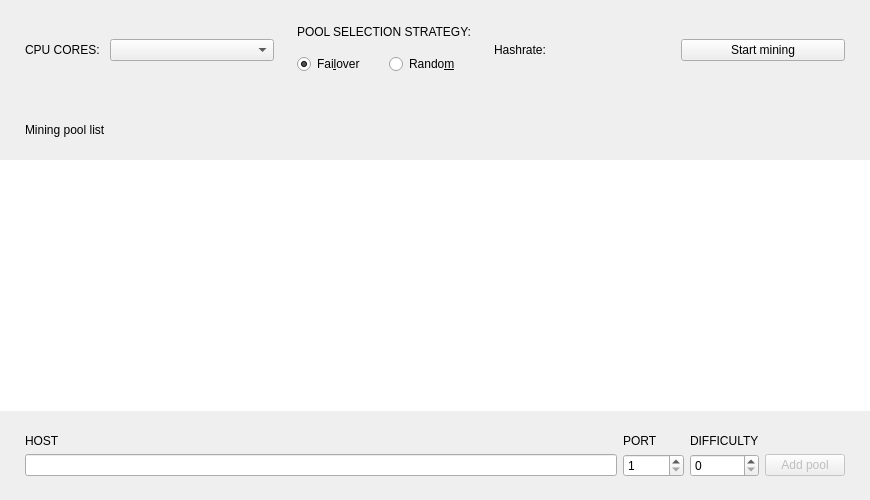
<?xml version="1.0" encoding="UTF-8"?>
<ui version="4.0">
 <class>MiningFrame</class>
 <widget class="QFrame" name="MiningFrame">
  <property name="geometry">
   <rect>
    <x>0</x>
    <y>0</y>
    <width>870</width>
    <height>500</height>
   </rect>
  </property>
  <property name="windowTitle">
   <string>Frame</string>
  </property>
  <property name="frameShape">
   <enum>QFrame::NoFrame</enum>
  </property>
  <property name="frameShadow">
   <enum>QFrame::Raised</enum>
  </property>
  <layout class="QVBoxLayout" name="verticalLayout">
   <property name="spacing">
    <number>0</number>
   </property>
   <property name="leftMargin">
    <number>0</number>
   </property>
   <property name="topMargin">
    <number>0</number>
   </property>
   <property name="rightMargin">
    <number>0</number>
   </property>
   <property name="bottomMargin">
    <number>0</number>
   </property>
   <item>
    <widget class="QFrame" name="m_miningManageFrame">
     <property name="minimumSize">
      <size>
       <width>0</width>
       <height>100</height>
      </size>
     </property>
     <property name="maximumSize">
      <size>
       <width>16777215</width>
       <height>100</height>
      </size>
     </property>
     <property name="frameShape">
      <enum>QFrame::NoFrame</enum>
     </property>
     <property name="frameShadow">
      <enum>QFrame::Raised</enum>
     </property>
     <layout class="QHBoxLayout" name="horizontalLayout">
      <property name="spacing">
       <number>10</number>
      </property>
      <property name="leftMargin">
       <number>25</number>
      </property>
      <property name="topMargin">
       <number>20</number>
      </property>
      <property name="rightMargin">
       <number>25</number>
      </property>
      <property name="bottomMargin">
       <number>20</number>
      </property>
      <item>
       <widget class="QLabel" name="label">
        <property name="sizePolicy">
         <sizepolicy hsizetype="Fixed" vsizetype="Fixed">
          <horstretch>0</horstretch>
          <verstretch>0</verstretch>
         </sizepolicy>
        </property>
        <property name="text">
         <string>CPU CORES:</string>
        </property>
       </widget>
      </item>
      <item>
       <widget class="QComboBox" name="m_cpuCoresCombo"/>
      </item>
      <item>
       <spacer name="horizontalSpacer_2">
        <property name="orientation">
         <enum>Qt::Horizontal</enum>
        </property>
        <property name="sizeType">
         <enum>QSizePolicy::Fixed</enum>
        </property>
        <property name="sizeHint" stdset="0">
         <size>
          <width>13</width>
          <height>20</height>
         </size>
        </property>
       </spacer>
      </item>
      <item>
       <layout class="QVBoxLayout" name="verticalLayout_2">
        <item>
         <widget class="QLabel" name="label_2">
          <property name="sizePolicy">
           <sizepolicy hsizetype="Fixed" vsizetype="Fixed">
            <horstretch>0</horstretch>
            <verstretch>0</verstretch>
           </sizepolicy>
          </property>
          <property name="text">
           <string>POOL SELECTION STRATEGY:</string>
          </property>
         </widget>
        </item>
        <item>
         <layout class="QHBoxLayout" name="horizontalLayout_4">
          <item>
           <widget class="QRadioButton" name="m_failoverStrategyRadio">
            <property name="toolTip">
             <string>Starts mining on the first pool. If it fails chooses the next one.</string>
            </property>
            <property name="text">
             <string>Fai&amp;lover</string>
            </property>
            <property name="checked">
             <bool>true</bool>
            </property>
            <attribute name="buttonGroup">
             <string notr="true">m_poolSelectionStrategyButtonGroup</string>
            </attribute>
           </widget>
          </item>
          <item>
           <widget class="QRadioButton" name="m_randomStrategyRadio">
            <property name="toolTip">
             <string>Chooses random pool from the pool list.</string>
            </property>
            <property name="text">
             <string>Rando&amp;m</string>
            </property>
            <attribute name="buttonGroup">
             <string notr="true">m_poolSelectionStrategyButtonGroup</string>
            </attribute>
           </widget>
          </item>
         </layout>
        </item>
       </layout>
      </item>
      <item>
       <spacer name="horizontalSpacer">
        <property name="orientation">
         <enum>Qt::Horizontal</enum>
        </property>
        <property name="sizeType">
         <enum>QSizePolicy::Fixed</enum>
        </property>
        <property name="sizeHint" stdset="0">
         <size>
          <width>13</width>
          <height>20</height>
         </size>
        </property>
       </spacer>
      </item>
      <item>
       <widget class="QFrame" name="m_hashRateFrame">
        <layout class="QGridLayout" name="gridLayout_2">
         <property name="leftMargin">
          <number>0</number>
         </property>
         <property name="topMargin">
          <number>0</number>
         </property>
         <property name="rightMargin">
          <number>0</number>
         </property>
         <property name="bottomMargin">
          <number>0</number>
         </property>
         <property name="spacing">
          <number>5</number>
         </property>
         <item row="2" column="0">
          <spacer name="verticalSpacer_2">
           <property name="orientation">
            <enum>Qt::Vertical</enum>
           </property>
           <property name="sizeHint" stdset="0">
            <size>
             <width>20</width>
             <height>40</height>
            </size>
           </property>
          </spacer>
         </item>
         <item row="1" column="1" alignment="Qt::AlignLeft">
          <widget class="QLabel" name="m_hashrateLabel">
           <property name="minimumSize">
            <size>
             <width>0</width>
             <height>0</height>
            </size>
           </property>
           <property name="text">
            <string/>
           </property>
          </widget>
         </item>
         <item row="0" column="0">
          <spacer name="verticalSpacer">
           <property name="orientation">
            <enum>Qt::Vertical</enum>
           </property>
           <property name="sizeHint" stdset="0">
            <size>
             <width>20</width>
             <height>40</height>
            </size>
           </property>
          </spacer>
         </item>
         <item row="1" column="0">
          <widget class="QLabel" name="label_7">
           <property name="text">
            <string>Hashrate:</string>
           </property>
           <property name="indent">
            <number>0</number>
           </property>
          </widget>
         </item>
        </layout>
       </widget>
      </item>
      <item>
       <spacer name="horizontalSpacer_3">
        <property name="orientation">
         <enum>Qt::Horizontal</enum>
        </property>
        <property name="sizeType">
         <enum>QSizePolicy::Fixed</enum>
        </property>
        <property name="sizeHint" stdset="0">
         <size>
          <width>13</width>
          <height>20</height>
         </size>
        </property>
       </spacer>
      </item>
      <item>
       <widget class="QPushButton" name="m_startMiningButton">
        <property name="sizePolicy">
         <sizepolicy hsizetype="Fixed" vsizetype="Fixed">
          <horstretch>0</horstretch>
          <verstretch>0</verstretch>
         </sizepolicy>
        </property>
        <property name="minimumSize">
         <size>
          <width>100</width>
          <height>0</height>
         </size>
        </property>
        <property name="maximumSize">
         <size>
          <width>190</width>
          <height>16777215</height>
         </size>
        </property>
        <property name="text">
         <string>Start mining</string>
        </property>
        <property name="checkable">
         <bool>true</bool>
        </property>
       </widget>
      </item>
     </layout>
    </widget>
   </item>
   <item>
    <layout class="QHBoxLayout" name="horizontalLayout_2">
     <property name="leftMargin">
      <number>25</number>
     </property>
     <property name="topMargin">
      <number>20</number>
     </property>
     <property name="rightMargin">
      <number>25</number>
     </property>
     <property name="bottomMargin">
      <number>20</number>
     </property>
     <item>
      <widget class="QLabel" name="label_6">
       <property name="text">
        <string>Mining pool list</string>
       </property>
      </widget>
     </item>
     <item>
      <spacer name="horizontalSpacer_5">
       <property name="orientation">
        <enum>Qt::Horizontal</enum>
       </property>
       <property name="sizeHint" stdset="0">
        <size>
         <width>40</width>
         <height>20</height>
        </size>
       </property>
      </spacer>
     </item>
    </layout>
   </item>
   <item>
    <widget class="WalletGUI::PoolTreeView" name="m_poolView">
     <property name="focusPolicy">
      <enum>Qt::NoFocus</enum>
     </property>
     <property name="frameShape">
      <enum>QFrame::NoFrame</enum>
     </property>
     <property name="sizeAdjustPolicy">
      <enum>QAbstractScrollArea::AdjustToContents</enum>
     </property>
     <property name="showDropIndicator" stdset="0">
      <bool>false</bool>
     </property>
     <property name="dragEnabled">
      <bool>false</bool>
     </property>
     <property name="dragDropOverwriteMode">
      <bool>false</bool>
     </property>
     <property name="dragDropMode">
      <enum>QAbstractItemView::InternalMove</enum>
     </property>
     <property name="defaultDropAction">
      <enum>Qt::MoveAction</enum>
     </property>
     <property name="selectionMode">
      <enum>QAbstractItemView::SingleSelection</enum>
     </property>
     <property name="selectionBehavior">
      <enum>QAbstractItemView::SelectRows</enum>
     </property>
     <property name="verticalScrollMode">
      <enum>QAbstractItemView::ScrollPerPixel</enum>
     </property>
     <attribute name="verticalHeaderVisible">
      <bool>false</bool>
     </attribute>
    </widget>
   </item>
   <item>
    <widget class="QFrame" name="m_addPoolFrame">
     <property name="frameShape">
      <enum>QFrame::NoFrame</enum>
     </property>
     <property name="frameShadow">
      <enum>QFrame::Raised</enum>
     </property>
     <layout class="QGridLayout" name="gridLayout">
      <property name="leftMargin">
       <number>25</number>
      </property>
      <property name="topMargin">
       <number>23</number>
      </property>
      <property name="rightMargin">
       <number>25</number>
      </property>
      <property name="bottomMargin">
       <number>23</number>
      </property>
      <item row="0" column="0">
       <widget class="QLabel" name="label_3">
        <property name="text">
         <string>HOST</string>
        </property>
        <property name="indent">
         <number>0</number>
        </property>
       </widget>
      </item>
      <item row="0" column="1">
       <widget class="QLabel" name="label_4">
        <property name="text">
         <string>PORT</string>
        </property>
        <property name="indent">
         <number>0</number>
        </property>
       </widget>
      </item>
      <item row="0" column="2">
       <widget class="QLabel" name="label_5">
        <property name="text">
         <string>DIFFICULTY</string>
        </property>
        <property name="indent">
         <number>0</number>
        </property>
       </widget>
      </item>
      <item row="1" column="0">
       <widget class="QLineEdit" name="m_newPoolHostEdit">
        <property name="placeholderText">
         <string/>
        </property>
       </widget>
      </item>
      <item row="1" column="1">
       <widget class="QSpinBox" name="m_newPoolPortSpin">
        <property name="specialValueText">
         <string/>
        </property>
        <property name="minimum">
         <number>1</number>
        </property>
        <property name="maximum">
         <number>65535</number>
        </property>
        <property name="value">
         <number>1</number>
        </property>
       </widget>
      </item>
      <item row="1" column="2">
       <widget class="QSpinBox" name="m_difficultySpin">
        <property name="specialValueText">
         <string/>
        </property>
        <property name="maximum">
         <number>999999999</number>
        </property>
        <property name="singleStep">
         <number>1000</number>
        </property>
       </widget>
      </item>
      <item row="1" column="3">
       <widget class="QPushButton" name="m_addPoolButton">
        <property name="enabled">
         <bool>false</bool>
        </property>
        <property name="minimumSize">
         <size>
          <width>80</width>
          <height>0</height>
         </size>
        </property>
        <property name="maximumSize">
         <size>
          <width>80</width>
          <height>16777215</height>
         </size>
        </property>
        <property name="text">
         <string>Add pool</string>
        </property>
       </widget>
      </item>
     </layout>
    </widget>
   </item>
  </layout>
 </widget>
 <customwidgets>
  <customwidget>
   <class>WalletGUI::PoolTreeView</class>
   <extends>QTableView</extends>
   <header>Miner/PoolTreeView.h</header>
  </customwidget>
 </customwidgets>
 <resources/>
 <connections>
  <connection>
   <sender>m_poolSelectionStrategyButtonGroup</sender>
   <signal>buttonToggled(QAbstractButton*,bool)</signal>
   <receiver>MiningFrame</receiver>
   <slot>schedulePolicyChanged(QAbstractButton*,bool)</slot>
   <hints>
    <hint type="sourcelabel">
     <x>-1</x>
     <y>-1</y>
    </hint>
    <hint type="destinationlabel">
     <x>408</x>
     <y>248</y>
    </hint>
   </hints>
  </connection>
  <connection>
   <sender>m_startMiningButton</sender>
   <signal>clicked(bool)</signal>
   <receiver>MiningFrame</receiver>
   <slot>startMiningClicked(bool)</slot>
   <hints>
    <hint type="sourcelabel">
     <x>1012</x>
     <y>97</y>
    </hint>
    <hint type="destinationlabel">
     <x>566</x>
     <y>262</y>
    </hint>
   </hints>
  </connection>
  <connection>
   <sender>m_newPoolHostEdit</sender>
   <signal>textChanged(QString)</signal>
   <receiver>MiningFrame</receiver>
   <slot>newPoolUrlChanged()</slot>
   <hints>
    <hint type="sourcelabel">
     <x>409</x>
     <y>348</y>
    </hint>
    <hint type="destinationlabel">
     <x>566</x>
     <y>262</y>
    </hint>
   </hints>
  </connection>
  <connection>
   <sender>m_newPoolPortSpin</sender>
   <signal>valueChanged(int)</signal>
   <receiver>MiningFrame</receiver>
   <slot>newPoolUrlChanged()</slot>
   <hints>
    <hint type="sourcelabel">
     <x>844</x>
     <y>348</y>
    </hint>
    <hint type="destinationlabel">
     <x>566</x>
     <y>262</y>
    </hint>
   </hints>
  </connection>
  <connection>
   <sender>m_addPoolButton</sender>
   <signal>clicked()</signal>
   <receiver>MiningFrame</receiver>
   <slot>addPoolClicked()</slot>
   <hints>
    <hint type="sourcelabel">
     <x>1067</x>
     <y>348</y>
    </hint>
    <hint type="destinationlabel">
     <x>566</x>
     <y>262</y>
    </hint>
   </hints>
  </connection>
  <connection>
   <sender>m_cpuCoresCombo</sender>
   <signal>activated(int)</signal>
   <receiver>MiningFrame</receiver>
   <slot>cpuCoreCountChangedByUser(int)</slot>
   <hints>
    <hint type="sourcelabel">
     <x>166</x>
     <y>40</y>
    </hint>
    <hint type="destinationlabel">
     <x>566</x>
     <y>273</y>
    </hint>
   </hints>
  </connection>
  <connection>
   <sender>m_poolView</sender>
   <signal>clicked(QModelIndex)</signal>
   <receiver>MiningFrame</receiver>
   <slot>deleteClicked(QModelIndex)</slot>
   <hints>
    <hint type="sourcelabel">
     <x>434</x>
     <y>271</y>
    </hint>
    <hint type="destinationlabel">
     <x>434</x>
     <y>249</y>
    </hint>
   </hints>
  </connection>
 </connections>
 <slots>
  <slot>startMiningClicked(bool)</slot>
  <slot>addPoolClicked()</slot>
  <slot>newPoolUrlChanged()</slot>
  <slot>schedulePolicyChanged(QAbstractButton*,bool)</slot>
  <slot>deleteClicked(QModelIndex)</slot>
  <slot>cpuCoreCountChangedByUser(int)</slot>
  <slot>miningOnLockedScreenChecked(bool)</slot>
 </slots>
 <buttongroups>
  <buttongroup name="m_poolSelectionStrategyButtonGroup"/>
 </buttongroups>
</ui>
